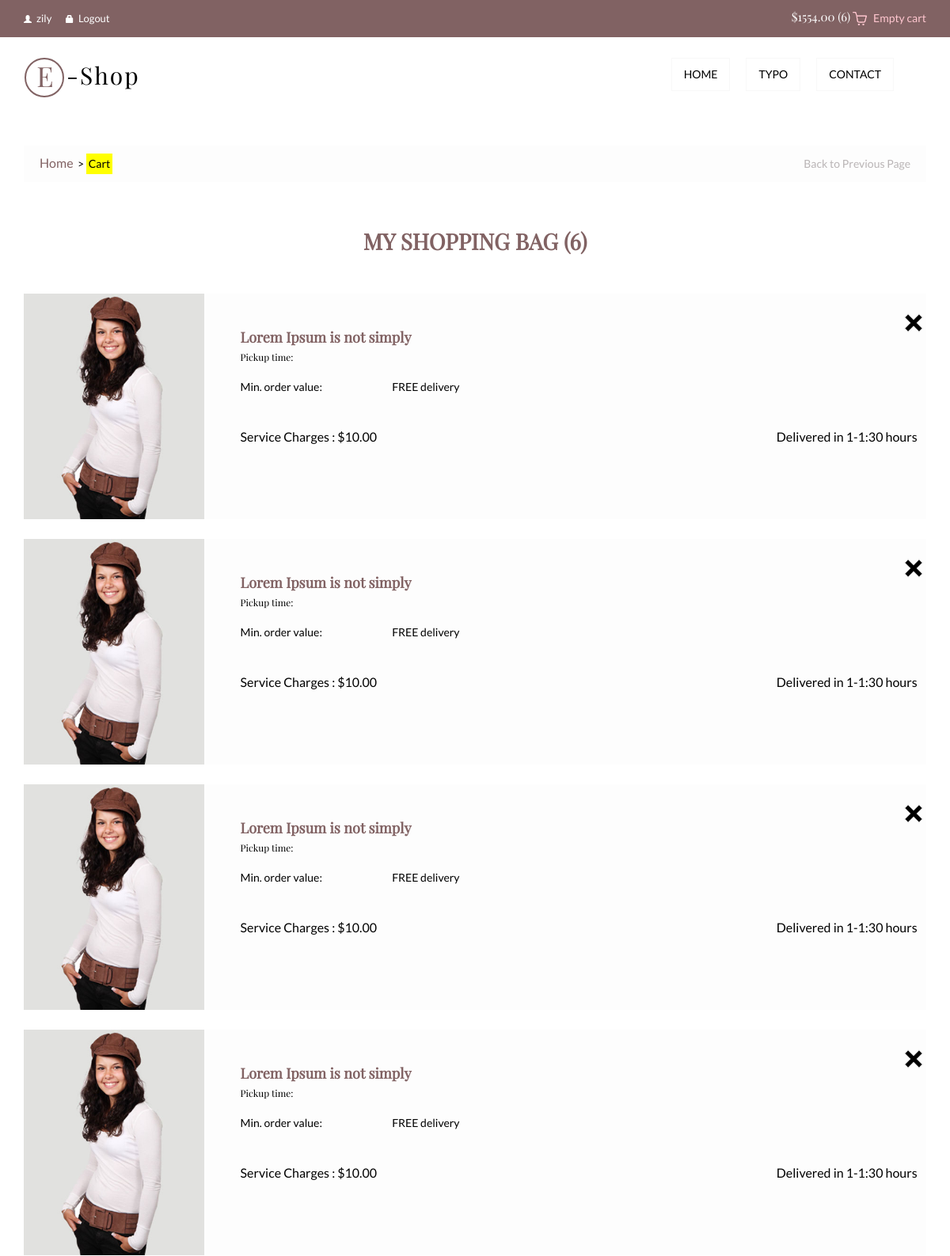
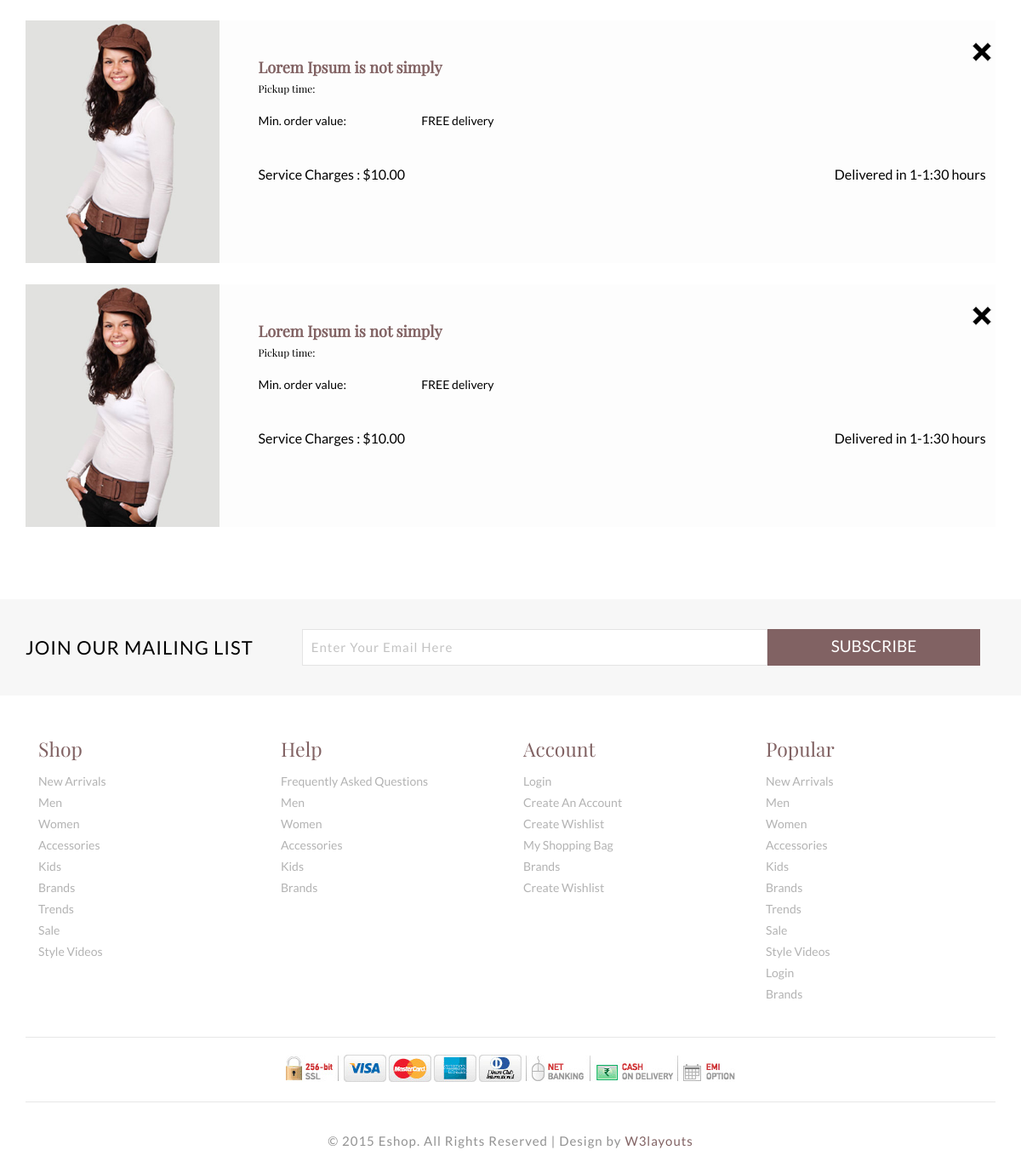
/cart/ (signed in), run on the app's committed database (2 pictures, top to bottom).
### authapp/models.py (models this page shows)
class ShopUser(AbstractUser):
    phone_number = models.CharField(max_length=10, verbose_name='mobile number')

### cart/models.py (models this page shows)
class CartProduct(models.Model):
    user = models.ForeignKey(settings.AUTH_USER_MODEL, on_delete=models.CASCADE)
    product = models.ForeignKey(ProductItem, on_delete=models.CASCADE)
    add_datetime = models.DateTimeField(auto_now_add=True)
    def get_price(self):
        all_products = CartProduct.objects.filter(user=self.user)
        cost = 0
        for item in all_products:
            cost += item.product.price
        return cost
    def get_quantity(self):
        all_products = CartProduct.objects.filter(user=self.user)
        quantity = len(all_products)
        return quantity

### mainapp/models.py (models this page shows, shortened)
class ProductItem(models.Model):
    title = models.CharField(max_length=32, unique=True)
    rating = models.PositiveSmallIntegerField(default=0)
    price = models.DecimalField(max_digits=6, decimal_places=2)
    present_date = models.DateTimeField(auto_now_add=True)
    main_img = models.ImageField(upload_to='product_image')
    left_img = models.ImageField(upload_to='product_image')
    middle_img = models.ImageField(upload_to='product_image')
    right_img = models.ImageField(upload_to='product_image')
    description = models.TextField()
    short_description = models.TextField()
    count_size_s = models.PositiveSmallIntegerField()
    count_size_m = models.PositiveSmallIntegerField()
    count_size_l = models.PositiveSmallIntegerField()
    sub_sub_category = models.ForeignKey('ProductSubSubCategory', on_delete=models.CASCADE)
    tags = models.ManyToManyField('Tags', blank=True)
    more_information = models.TextField()
    specification = models.TextField()
    featured_collection = models.BooleanField(default=False)
    made_in = models.CharField(max_length=32)
    fabric_origin = models.CharField(max_length=32)
    color = models.CharField(max_length=32)

### cart/views.py (the view, shortened to what this page needs)
# urls.py: path('', cart.cart, name='main'),
def cart(request):
    content = {}
    title = 'Cart'
    content['title'] = title
    user = request.user
    session = request.session
    if user.is_authenticated:
        cart_products = CartProduct.objects.filter(user=request.user)
        if cart_products:
            cart = cart_products[0]
            price = CartProduct.get_price(cart)
            quantity = CartProduct.get_quantity(cart)
        else:
            price = 0
            quantity = 0
    content['cart_products'] = cart_products
    content['price'] = price
    content['quantity'] = quantity
    return render(request, 'cart/checkout.html', content)

### templates/cart/checkout.html (shortened to what this page needs)
{% extends 'base.html' %}
{% load staticfiles %}
{% block content %}
	<div class="inner-banner">
		<div class="container">
			<div class="banner-top inner-head">
				{% include 'mainapp/inc_navbar.html' %}
</div>
	</div>
		</div>
<div class="cart-items">
	<div class="container">
	<div class="dreamcrub">
			   	 <ul class="breadcrumbs">
                    <li class="home">
                       <a href="{% url 'home' %}" title="Go to Home Page">Home</a>&nbsp;
                       <span>&gt;</span>
                    </li>
                    <li class="women">
                       Cart
                    </li>
                </ul>
                <ul class="previous">
                	<li><a href="#">Back to Previous Page</a></li>
                </ul>
                <div class="clearfix"></div>
			   </div>
			 <h2>MY SHOPPING BAG ({{ cart_products|length }})</h2>
		<div class="cart-gd">
			{% for item in cart_products %}
			{% if item.product %}
			 <div class="cart-header{{ forloop.counter }} general_cartheader">
				 <div class="close{{ forloop.counter }} general_close" id="{{ item.pk }}"> </div>
				 <div class="cart-sec simpleCart_shelfItem">
						<div class="cart-item cyc">
							 <img src="{{ item.product.main_img.url }}" class="img-responsive" alt="">
						</div>
					   <div class="cart-item-info">
						<h3><a href="#"> Lorem Ipsum is not simply </a><span>Pickup time:</span></h3>
						<ul class="qty">
							<li><p>Min. order value:</p></li>
							<li><p>FREE delivery</p></li>
						</ul>
							 <div class="delivery">
							 <p>Service Charges : $10.00</p>
							 <span>Delivered in 1-1:30 hours</span>
							 <div class="clearfix"></div>
				        </div>
					   </div>
					   <div class="clearfix"></div>
				  </div>
			 </div>
			{% endif %}
			{% endfor %}
		</div>
	</div>
</div>
		{% include 'mainapp/inc_news-letter.html' %}
{% endblock %}

### templates/base.html (shortened to what this page needs)
<!DOCTYPE html>
{% load staticfiles %}
<html>
<head>
<link href="{% static 'css/bootstrap.css' %}" rel='stylesheet' type='text/css' />
	<link href="{% static 'css/component.css' %}" rel='stylesheet' type='text/css' />
	<link href="{% static 'css/style.css' %}" rel="stylesheet" type="text/css" media="all" />
<link rel="stylesheet" href="{% static 'css/flexslider.css' %}" type="text/css" media="screen" />
</head>
<body>
	<div class="header">
		<div class="header-top-strip">
			<div class="container">
				<div class="header-top-left">
					<ul>
						{% if user.is_authenticated %}
						<li><a href="#"><span class="glyphicon glyphicon-user"> </span>{{ user }}</a></li>
                        <li><a href="{% url 'auth:logout' %}"><span class="glyphicon glyphicon-lock"> </span>Logout</a></li>
						{% else %}
						<li><a href="{% url 'auth:login' %}"><span class="glyphicon glyphicon-user"> </span>Login</a></li>
                        <li><a href="{% url 'auth:register' %}"><span class="glyphicon glyphicon-lock"> </span>Create an Account</a></li>
						{% endif %}
					</ul>
				</div>
				<div class="header-right">
						{% include 'mainapp/inc_main-cart.html' %}
				</div>
				<div class="clearfix"> </div>
			</div>
		</div>
	</div>
{% block content%}
{% endblock %}
<div class="footer">
		<div class="container">
		 <div class="footer_top">
			<div class="span_of_4">
				<div class="col-md-3 span1_of_4">
					<h4>Shop</h4>
					<ul class="f_nav">
						<li><a href="#">new arrivals</a></li>
						<li><a href="#">men</a></li>
						<li><a href="#">women</a></li>
						<li><a href="#">accessories</a></li>
						<li><a href="#">kids</a></li>
						<li><a href="#">brands</a></li>
						<li><a href="#">trends</a></li>
						<li><a href="#">sale</a></li>
						<li><a href="#">style videos</a></li>
					</ul>
				</div>
				<div class="col-md-3 span1_of_4">
					<h4>help</h4>
					<ul class="f_nav">
						<li><a href="#">frequently asked  questions</a></li>
						<li><a href="#">men</a></li>
						<li><a href="#">women</a></li>
						<li><a href="#">accessories</a></li>
						<li><a href="#">kids</a></li>
						<li><a href="#">brands</a></li>
					</ul>
				</div>
				<div class="col-md-3 span1_of_4">
					<h4>account</h4>
					<ul class="f_nav">
						<li><a href="account.html">login</a></li>
						<li><a href="register.html">create an account</a></li>
						<li><a href="#">create wishlist</a></li>
						<li><a href="checkout.html">my shopping bag</a></li>
						<li><a href="#">brands</a></li>
						<li><a href="#">create wishlist</a></li>
					</ul>
				</div>
				<div class="col-md-3 span1_of_4">
					<h4>popular</h4>
					<ul class="f_nav">
						<li><a href="#">new arrivals</a></li>
						<li><a href="#">men</a></li>
						<li><a href="#">women</a></li>
						<li><a href="#">accessories</a></li>
						<li><a href="#">kids</a></li>
						<li><a href="#">brands</a></li>
						<li><a href="#">trends</a></li>
						<li><a href="#">sale</a></li>
						<li><a href="#">style videos</a></li>
						<li><a href="#">login</a></li>
						<li><a href="#">brands</a></li>
					</ul>
				</div>
				<div class="clearfix"></div>
				</div>
		  </div>
		  <div class="cards text-center">
				<img src="{% static 'images/cards.jpg' %}" alt="" />
		  </div>
		  <div class="copyright text-center">
				<p>© 2015 Eshop. All Rights Reserved | Design by   <a href="http://w3layouts.com">  W3layouts</a></p>
		  </div>
		</div>
		</div>
</body>
</html>

### static/css/style.css (style rules this page uses)
body { padding:0; margin:0; font-family: 'Lato-Regular'; background:#fff; }
body a { transition:0.5s all; -webkit-transition:0.5s all; -moz-transition:0.5s all; -o-transition:0.5s all; -ms-transition:0.5s all; }
h1,h2,h3,h4,h5,h6 { margin:0; font-family: 'PlayfairDisplay-Regular'; }
p { margin:0; }
ul { margin:0; padding:0; }
.header-top-strip { padding:8px 0 14px 0; background-color:#816263; }
.header-top-left ul li { display: inline-block; margin-right:15px; }
.header-top-left ul li a { color:#fff; text-decoration:none; font-size:13px; }
span.glyphicon.glyphicon-user,span.glyphicon.glyphicon-lock { font-size: 10px; vertical-align: initial; margin-right: 6px; }
.header-top-left { float: left; margin-top:5px; }
.header-right { float: right; margin-top: 5px; }
.banner-top { padding-top: 25px; background-color: #f8f8f8; }
.inner-head { background-color:#fff; }
.span1_of_4 h4 { margin: 0 0 15px 0; font-size: 23px; color: #816263; text-transform: capitalize; font-weight: 500; padding: 0; }
.footer { padding: 50px 0; }
ul.f_nav li { list-style-type: none; margin: 5px 0; }
ul.f_nav li a { list-style-type: none; font-size: 14px; color: #B3B3B3; text-transform:capitalize; }
.cards.text-center { border-top: 1px solid #E7E7E7; border-bottom: 1px solid #E7E7E7; margin: 40px 0; padding: 25px 0; }
.copyright p { font-size: 15px; font-weight: 400; color: #929292; letter-spacing: 1px; }
.copyright p a { color:#816263; }
li.home a { color: #816263; font-size: 16px; }
ul.breadcrumbs { padding:0; list-style:none; float:left; }
ul.breadcrumbs li { display:inline-block; color:#000; }
ul.breadcrumbs li.women { background: yellow; font-size: 14px; padding: 3px; }
ul.previous { padding:0; list-style:none; float:right; margin-top: 3px; }
ul.previous li a { font-size: 14px; color: #B9B4B5; }
.dreamcrub { margin: 15px 0 60px 0; background-color: #FDFDFD; padding: 10px 20px; }
.grid_5 h1, h2, h3, h4, h5, h6 { padding: 12px 0; }
.cart-gd { margin-top:50px; }
.cart-items { padding: 60px 0; }
.cart-items h2 { margin: 0 0 20px 0; text-align: center; font-size: 28px; color: #816263; font-weight: 600; padding:0; }
.cart-item { width: 20%; float: left; margin-right: 4%; }
.cart-item img { width: 100%; }
.close1,.close2,.close3,.general_close { background: url('/static/images/close_1.png') no-repeat 0px 0px; cursor: pointer; width: 28px; height: 28px; position: absolute; right: 0px; top: 25px; -webkit-transition: color 0.2s ease-in-out; -moz-transition: color 0.2s ease-in-out; -o-transition: color 0.2s ease-in-out; transition: color 0.2s ease-in-out; }
.cart-item-info { width: 75%; float: left; margin-top: 3%; }
.cart-item-info h3 { color:#000; font-size: 14px; font-weight: 600; }
.cart-item-info h3 a { color:#816263; font-size: 18px; }
.cart-item-info h3 span { display: block; font-weight: 400; font-size: 0.85em; margin: 0.7em 0; }
ul.qty { padding: 0; margin: 0; list-style: none; }
ul.qty li { display: inline-block; margin-right: 10%; }
ul.qty li p { font-size: 14px; color: #000; }
.delivery { margin-top: 3em; }
.delivery p { color: #000; font-size: 16px; font-weight: 400; float: left; }
.delivery span { color: #000; font-size: 16px; font-weight: 400; float: right; }
.cart-sec { margin: 25px 0; }
.cart-header,.cart-header2,.cart-header3,.general_cartheader { position: relative; background-color: #FDFDFD; }
@media screen and (max-width: 1366px) { .footer { padding: 50px 0 35px; } }
@media screen and (max-width: 1366px) { .cards.text-center { margin: 35px 0; padding: 20px 0; } }
@media screen and (max-width: 1366px) { .dreamcrub { margin: 0px 0 60px 0; } }

### data on the page
ShopUser: username "zily"
CartProduct: product.main_img (picture)
CartProduct: product.main_img (picture)
CartProduct: product.main_img (picture)
CartProduct: product.main_img (picture)
CartProduct: product.main_img (picture)
CartProduct: product.main_img (picture)

### other printed values
{{ price }} "1554.00"
{{ quantity }} "6"
{{ cart_products|length }} "6"
